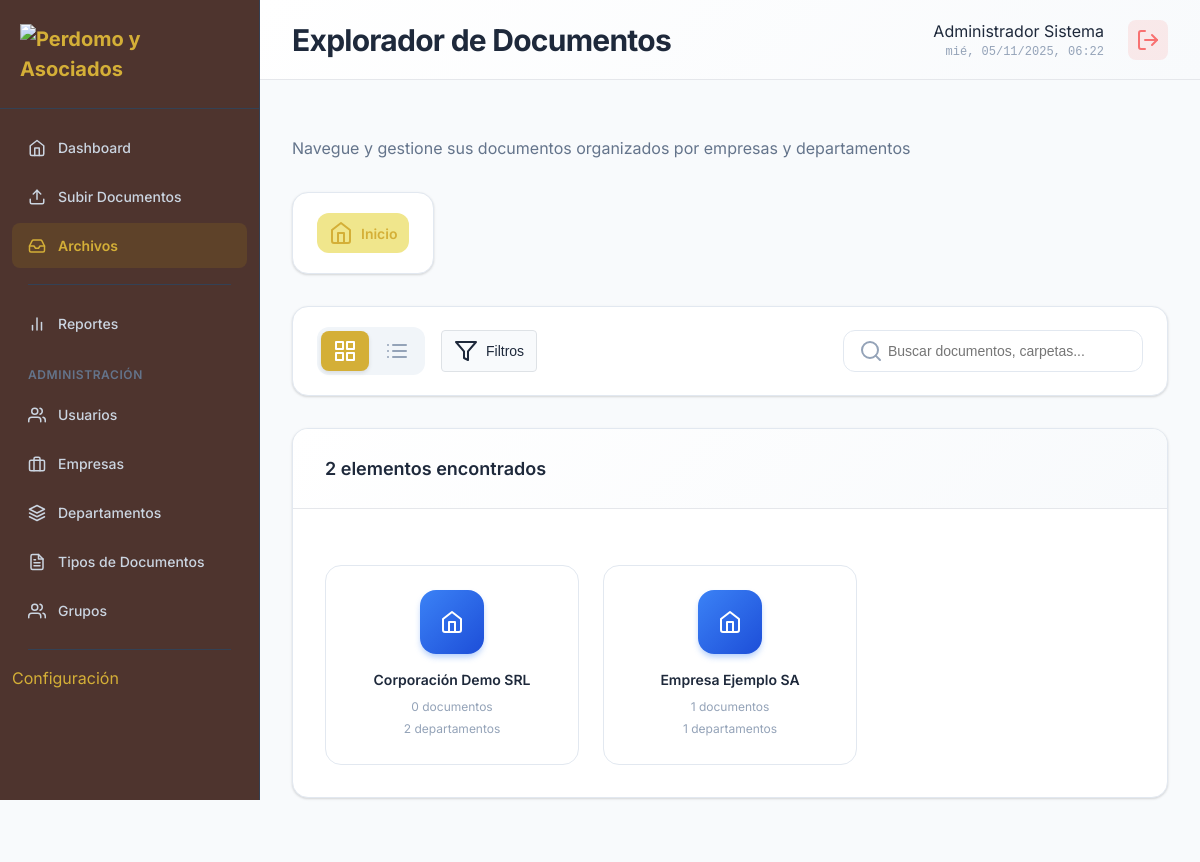
The page /modules/documents/inbox.php (signed in) on the database its author committed.
### tables this page shows
CREATE TABLE `companies` (
  `id` int(11) NOT NULL,
  `name` varchar(255) NOT NULL,
  `description` text DEFAULT NULL,
  `ruc` varchar(20) DEFAULT NULL,
  `address` text DEFAULT NULL,
  `phone` varchar(20) DEFAULT NULL,
  `email` varchar(100) DEFAULT NULL,
  `contact_person` varchar(100) DEFAULT NULL,
  `status` enum('active','inactive') DEFAULT 'active',
  `created_at` timestamp NOT NULL DEFAULT current_timestamp(),
  `updated_at` timestamp NOT NULL DEFAULT current_timestamp() ON UPDATE current_timestamp()
);

### modules/documents/inbox.php (the view, shortened to what the rows shown need)
<?php
require_once '../../config/session.php';
require_once '../../includes/group_permissions.php';
$currentUser = SessionManager::getCurrentUser();
function getUserPermissions($userId)
{
    try {
        $database = new Database();
        $pdo = $database->getConnection();
        $query = "SELECT role FROM users WHERE id = ? AND status = 'active'";
        $stmt = $pdo->prepare($query);
        $stmt->execute([$userId]);
        $user = $stmt->fetch(PDO::FETCH_ASSOC);
        if ($user && ($user['role'] === 'admin' || $user['role'] === 'super_admin')) {
            return [
                'permissions' => [
                    'view' => true,
                    'download' => true,
                    'create' => true,
                    'edit' => true,
                    'delete' => true,
                    'create_folders' => true
                ],
                'restrictions' => [
                    'companies' => [],
                    'departments' => [],
                    'document_types' => []
                ]
            ];
        }
        $groupPermissions = getUserGroupPermissions($userId);
        $permissions = $groupPermissions['permissions'];
        return [
            'permissions' => [
                'view' => $permissions['view_files'] ?? false,
                'download' => $permissions['download_files'] ?? false,
                'create' => $permissions['upload_files'] ?? false,
                'edit' => $permissions['edit_files'] ?? false,
                'delete' => $permissions['delete_files'] ?? false,
                'create_folders' => $permissions['create_folders'] ?? false,
                'move' => true
            ],
            'restrictions' => $groupPermissions['restrictions']
        ];
    } catch (Exception $e) {
        error_log("Error getting user permissions: " . $e->getMessage());
        return [
            'permissions' => [
                'view' => false,
                'download' => false,
                'create' => false,
                'edit' => false,
                'delete' => false,
                'create_folders' => false
            ],
            'restrictions' => [
                'companies' => [],
                'departments' => [],
                'document_types' => []
            ]
        ];
    }
}
try {
    $userPermissions = getUserPermissions($currentUser['id']);
    $canView = $userPermissions['permissions']['view'] ?? false;
    $canCreate = $userPermissions['permissions']['create'] ?? false;
    $canCreateFolders = $userPermissions['permissions']['create_folders'] ?? false;
    if (!$canView) {
        $items = [];
        $breadcrumbs = [['name' => 'Sin acceso', 'path' => '', 'icon' => 'lock']];
        $noAccess = true;
    } else {
        $isAdmin = ($currentUser['role'] === 'admin' || $currentUser['role'] === 'super_admin');
        $groupPermissions = getUserGroupPermissions($currentUser['id']);
        if (!$isAdmin && $groupPermissions['has_groups']) {
            $restrictions = $userPermissions['restrictions'];
            if (empty($restrictions['companies'])) {
                $items = [];
                $breadcrumbs = [['name' => 'Sin empresas configuradas', 'path' => '', 'icon' => 'alert-triangle']];
                $noAccess = true;
            } else {
                $currentPath = isset($_GET['path']) ? trim($_GET['path']) : '';
                $searchTerm = isset($_GET['search']) ? trim($_GET['search']) : '';
                $extensionFilter = $_GET['extension'] ?? '';
                $docTypeFilter = $_GET['doc_type'] ?? '';
                if ($searchTerm || $extensionFilter || $docTypeFilter) {
                    $items = searchItems($currentUser['id'], $currentUser['role'], $searchTerm, $currentPath, $extensionFilter, $docTypeFilter);
                } else {
                    $items = getNavigationItems($currentUser['id'], $currentUser['role'], $currentPath);
                }
                $breadcrumbs = getBreadcrumbs($currentPath, $currentUser['id']);
                $noAccess = false;
            }
        } else {
            $currentPath = isset($_GET['path']) ? trim($_GET['path']) : '';
            $searchTerm = isset($_GET['search']) ? trim($_GET['search']) : '';
            $extensionFilter = $_GET['extension'] ?? '';
            $docTypeFilter = $_GET['doc_type'] ?? '';
            if ($searchTerm || $extensionFilter || $docTypeFilter) {
                $items = searchItems($currentUser['id'], $currentUser['role'], $searchTerm, $currentPath, $extensionFilter, $docTypeFilter);
            } else {
                $items = getNavigationItems($currentUser['id'], $currentUser['role'], $currentPath);
            }
            $noAccess = false;
        }
    }
} catch (Exception $e) {
    error_log("Error in visual explorer: " . $e->getMessage());
    $items = [];
    $breadcrumbs = [['name' => 'Error', 'path' => '', 'icon' => 'alert-circle']];
    $canView = $canDownload = $canCreate = $canEdit = $canDelete = $canCreateFolders = false;
    $noAccess = true;
}
$noAccess = $noAccess ?? false;
$canView = $canView ?? false;
$canCreate = $canCreate ?? false;
$canCreateFolders = $canCreateFolders ?? false;
$searchTerm = $searchTerm ?? '';
$extensionFilter = $extensionFilter ?? '';
$docTypeFilter = $docTypeFilter ?? '';
$items = $items ?? [];
function getNavigationItems($userId, $userRole, $currentPath = '')
{
    $database = new Database();
    $pdo = $database->getConnection();
    $items = [];
    $pathParts = $currentPath ? explode('/', trim($currentPath, '/')) : [];
    $currentLevel = count($pathParts);
    $isAdmin = ($userRole === 'admin' || $userRole === 'super_admin');
    $userPermissions = getUserPermissions($userId);
    $groupPermissions = getUserGroupPermissions($userId);
    if ($currentLevel === 0) {
        $whereConditions = ["c.status = 'active'"];
        $params = [];
        $whereClause = implode(' AND ', $whereConditions);
        $query = "
            SELECT c.id, c.name, c.description,
                   COUNT(DISTINCT d.id) as document_count,
                   COUNT(DISTINCT dept.id) as department_count
            FROM companies c
            LEFT JOIN documents d ON c.id = d.company_id AND d.status = 'active'
            LEFT JOIN departments dept ON c.id = dept.company_id AND dept.status = 'active'
            WHERE $whereClause
            GROUP BY c.id, c.name, c.description
            ORDER BY c.name
        ";
        $stmt = $pdo->prepare($query);
        $stmt->execute($params);
        $companies = $stmt->fetchAll(PDO::FETCH_ASSOC);
        foreach ($companies as $company) {
            $items[] = [
                'type' => 'company',
                'id' => $company['id'],
                'name' => $company['name'],
                'description' => $company['description'],
                'path' => $company['id'],
                'document_count' => $company['document_count'],
                'subfolder_count' => $company['department_count'],
                'icon' => 'home',
                'can_enter' => true,
                'can_create_inside' => true
            ];
        }
    }
    return $items;
}
function getBreadcrumbs($currentPath, $userId)
{
    if (empty($currentPath)) {
        return [['name' => 'Inicio', 'path' => '', 'icon' => 'home', 'drop_target' => true]];
    }
    $breadcrumbs = [['name' => 'Inicio', 'path' => '', 'icon' => 'home', 'drop_target' => true]];
   return $breadcrumbs;
}
?>
<!DOCTYPE html>
<html lang="es">
<head>
   <link rel="stylesheet" href="../../assets/css/main.css">
   <link rel="stylesheet" href="../../assets/css/dashboard.css">
   <link rel="stylesheet" href="../../assets/css/inbox-visual.css">
</head>
<body class="dashboard-layout">
   <?php include '../../includes/sidebar.php'; ?>
   <main class="main-content">
       <header class="content-header">
           <div class="header-left">
               <h1>Explorador de Documentos</h1>
           </div>
       </header>
       <div class="container">
           <?php if (!$noAccess): ?>
               <div class="content-section">
                   <div class="content-card">
                       <div class="content-body">
                           <?php if (count($items) === 0): ?>
                               <div class="empty-state">
                                   <div class="empty-icon">
                                       <i data-feather="<?= ($searchTerm || $extensionFilter || $docTypeFilter) ? 'search' : 'folder' ?>"></i>
                                   </div>
                                   <h3><?= ($searchTerm || $extensionFilter || $docTypeFilter) ? 'Sin resultados' : 'Carpeta vacía' ?></h3>
                                   <p>
                                       <?php if ($searchTerm || $extensionFilter || $docTypeFilter): ?>
                                           No se encontraron elementos que coincidan con los filtros aplicados. Intente con otros términos o filtros.
                                       <?php else: ?>
                                           No hay elementos para mostrar en esta ubicación.
                                           <?php if ($canCreate || $canCreateFolders): ?>
                                               Puede crear una nueva carpeta o subir archivos para comenzar.
                                           <?php else: ?>
                                               No tiene permisos para crear contenido.
                                           <?php endif; ?>
                                       <?php endif; ?>
                                   </p>
                                   <?php if (($canCreate || $canCreateFolders) && !($searchTerm || $extensionFilter || $docTypeFilter)): ?>
                                       <div class="empty-actions">
                                           <?php if ($canCreateFolders && count($pathParts) === 2 && is_numeric($pathParts[0]) && is_numeric($pathParts[1])): ?>
                                               <button class="btn-create" onclick="createDocumentFolder()" type="button">
                                                   <i data-feather="folder-plus"></i>
                                                   <span>Crear Carpeta</span>
                                               </button>
                                           <?php endif; ?>
                                           <?php if ($canCreate && count($pathParts) >= 2): ?>
                                               <a href="<?= !empty($currentPath) ? 'upload.php?path=' . urlencode($currentPath) : 'upload.php' ?>" class="btn-secondary">
                                                   <i data-feather="upload"></i>
                                                   <span>Subir Archivo</span>
                                               </a>
                                           <?php endif; ?>
                                       </div>
                                   <?php endif; ?>
                               </div>
                           <?php else: ?>
                               <div class="items-grid" id="gridView">
                                   <?php foreach ($items as $item): ?>
                                       <div class="explorer-item <?= isset($item['draggable']) ? 'draggable-item' : '' ?>
                                       <?= isset($item['draggable_target']) ? 'drop-target' : '' ?>"
                                           onclick="<?= $item['can_enter'] ?? false ? "navigateTo('{$item['path']}')" : ($item['type'] === 'document' && $canView ? "viewDocument('{$item['id']}')" : 'console.log(\'Item no navegable\')') ?>"
                                           style="<?= $item['type'] === 'document' && $canView ? 'cursor: pointer;' : '' ?>"
                                           <?= isset($item['draggable']) ? 'draggable="true"' : '' ?>
                                           data-item-type="<?= $item['type'] ?>"
                                           data-item-id="<?= $item['id'] ?>"
                                           data-folder-id="<?= $item['type'] === 'document_folder' ? $item['id'] : '' ?>">
                                           <div class="item-icon <?= $item['type'] === 'company' ? 'company' : ($item['type'] === 'department' ? 'folder' : ($item['type'] === 'document_folder' ? 'document-folder' : getFileTypeClass($item['original_name'] ?? ''))) ?>"
                                               <?= isset($item['folder_color']) ? 'style="background: linear-gradient(135deg, ' . $item['folder_color'] . ', ' . adjustBrightness($item['folder_color'], -20) . ');"' : '' ?>>
                                               <?php if ($item['type'] === 'document' && isset($item['mime_type']) && strpos($item['mime_type'], 'image/') === 0): ?>
                                                   <img src="../../<?= htmlspecialchars($item['file_path']) ?>" alt="Preview" class="item-preview">
                                               <?php else: ?>
                                                   <i data-feather="<?= $item['icon'] ?>"></i>
                                               <?php endif; ?>
                                           </div>
                                           <div class="item-details">
                                               <div class="item-name" title="<?= htmlspecialchars($item['name']) ?>">
                                                   <?= htmlspecialchars($item['name']) ?>
                                               </div>
                                               <div class="item-info">
                                                   <?php if ($item['type'] === 'document'): ?>
                                                       <span class="item-size"><?= formatBytes($item['file_size']) ?></span>
                                                       <span class="item-date"><?= formatDate($item['created_at']) ?></span>
                                                   <?php elseif ($item['type'] === 'company'): ?>
                                                       <span class="item-count"><?= $item['document_count'] ?> documentos</span>
                                                       <span class="item-count"><?= $item['subfolder_count'] ?> departamentos</span>
                                                   <?php elseif ($item['type'] === 'department'): ?>
                                                       <span class="item-count"><?= $item['document_count'] ?> documentos</span>
                                                       <span class="item-count"><?= $item['subfolder_count'] ?> carpetas</span>
                                                   <?php elseif ($item['type'] === 'document_folder'): ?>
                                                       <span class="item-count"><?= $item['document_count'] ?> documentos</span>
                                                       <span class="item-folder-type">Carpeta de documentos</span>
                                                   <?php endif; ?>
                                               </div>
                                           </div>
                                       </div>
                                   <?php endforeach; ?>
                               </div>
                           <?php endif; ?>
                       </div>
                   </div>
               </div>
           <?php endif; ?>
       </div>
   </main>
</body>
</html>

### rows shown on the page
companies: name "Corporación Demo SRL", document_count "0", subfolder_count "2"
companies: name "Empresa Ejemplo SA", document_count "1", subfolder_count "1"

### other values the page prints
$currentUser['first_name'] . ' ' . $currentUser['last_name'] "Administrador Sistema"
$crumb['name'] "Inicio"
count($items) "2"
